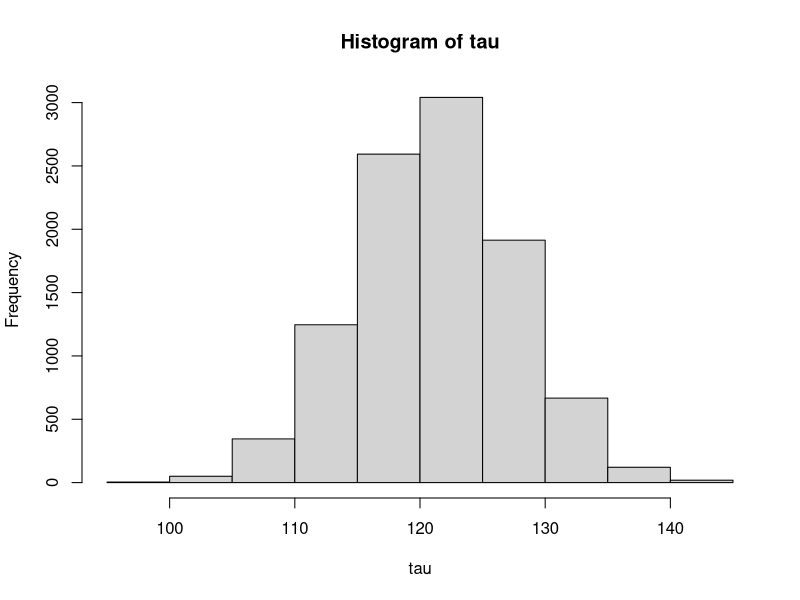

Recreate this plot in R.
## ---- chunk 1
knitr::opts_chunk$set(echo = TRUE)
## ---- chunk 2
set.seed(1234)
n <- 10000
p <- 7

Xi <- matrix(NA, n, p-3)
Xi[,1] <- rnorm(n,175,10)
Xi[,2] <- rnorm(n,50,5)
Xi[,3] <- (rbeta(n,2,10)) * 15 + 24
Xi[,4] <- (rnorm(n,5,1))

X_mat <- cbind(rep(1, n),Xi, rbinom(10000, 1, 0.52), rbinom(10000, 1, 0.7), rbinom(10000, 1, 0.2))
colnames(X_mat) = c('beta0','Weight', 'Age', 'BMI', 'Size_Tumor', 'Gender', 'HBP', 'Relapse')
# Parameters 
# beta - vector of slopes for the 5 covariates to generate Y
beta <- rnorm(p+1, 0,1)
# vector of slopes for the 5 covariates to generate tau
gamma <- rnorm(p+1, 0, 0.5)

tau <- X_mat%*%gamma 
Y1 <- X_mat%*%beta + tau + rnorm(n, 0, 1)
Y0 <- X_mat%*%beta + rnorm(n,0,1)
## ---- chunk 3
hist(tau)
## ---- chunk 4
treat <- sample(0:1, n, replace = T)
data <- data.frame()
